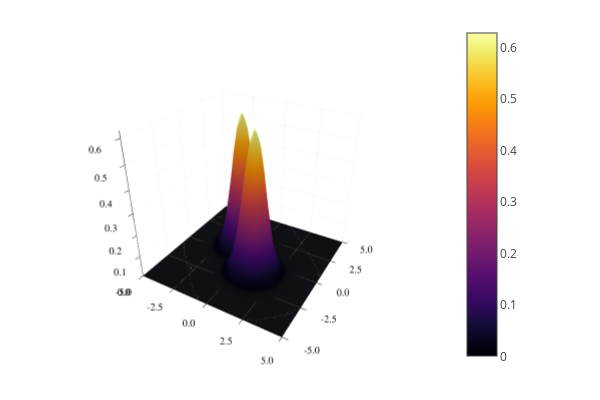

Notebook source saved alongside this figure:
### Code cell
using Plots; plotlyjs()
using LinearAlgebra
using BenchmarkTools

freePropagator(finPos, startPos, finTime, startTime = 0, m = 1) = sqrt(m / (2 * pi * im * (finTime - startTime))) * exp(im * m / (2 * (finTime - startTime)) * (finPos - startPos)^2)  
freePropagatorC(qf, qfp, q0, q0p, tf, t0) = freePropagator(qf, q0, tf, t0) * freePropagator(qfp, q0p, tf, t0)
initStateFunction(q0, q0p, σ1, s1, p1, σ2, s2, p2) = (1//2 * pi * σ1)^(1//4) * exp(-(q0 - s1)^2 / (4 * σ1^2) + im * p1 * q0) * (1//2 * pi * σ2)^(1//4) * exp(-(q0p - s2)^2 / (4 * σ2^2) + im * p2 * q0p)
springPropagator1(qf, qfp, q0, q0p, tf, t0) = freePropagatorC(qf, qfp, q0, q0p, tf, t0) * (1 - im * α * tf / 6 * (-2 * (m * (q0 + qf)^2 + m * (q0p + qfp)^2 + im * tf) + 2*q0*q0p + q0*qfp + q0p*qf + 2*qf*qfp))

maxPos = 5
minPos = -5
stepPos = 0.25

pos1Vect = collect(minPos:stepPos:maxPos)
pos2Vect = collect(minPos:stepPos:maxPos)
posVectSize = size(pos1Vect, 1)
posMat = [(i, j) for i in pos1Vect, j in pos2Vect]

posToIndex(pos) = Int32((pos - minPos) / stepPos  + 1)

# Unentangled
# initState(q) = initStateFunction(q[1], q[2], 0.5, 0, 0, 0.5, 0, 0)
# Entangled
initState(q) = 1/sqrt(2) * (initStateFunction(q[1], q[2], 0.5, +1, 0, 0.5, -1, 0) + initStateFunction(q[1], q[2], 0.5, -1, 0, 0.5, +1, 0))
initMat = initState.(posMat)
initMat = round.(initMat, digits = 7)

α = 2
m = 1

surface(pos1Vect, pos2Vect, abs.(initMat))

### Figure 1 — Plotly figure (JSON) as saved in the notebook; plotly's stock layout.template omitted (floating-point values rounded to 4 significant figures; data arrays with more than 128 entries replaced by an {"elided": "..."} marker saying what was removed)
{"data": [{"colorbar": {"len": 0.9525, "title": "", "x": 0.7615, "y": 0.5139}, "colorscale": {"elided": "256x2 mixed values"}, "name": "y1", "opacity": null, "scene": "scene", "showlegend": false, "showscale": true, "type": "surface", "x": [-5, -4.75, -4.5, -4.25, -4, -3.75, -3.5, -3.25, -3, -2.75, -2.5, -2.25, -2, -1.75, -1.5, -1.25, -1, -0.75, -0.5, -0.25, 0, 0.25, 0.5, 0.75, 1, 1.25, 1.5, 1.75, 2, 2.25, 2.5, 2.75, 3, 3.25, 3.5, 3.75, 4, 4.25, 4.5, 4.75, 5], "xaxis": "x", "y": [-5, -4.75, -4.5, -4.25, -4, -3.75, -3.5, -3.25, -3, -2.75, -2.5, -2.25, -2, -1.75, -1.5, -1.25, -1, -0.75, -0.5, -0.25, 0, 0.25, 0.5, 0.75, 1, 1.25, 1.5, 1.75, 2, 2.25, 2.5, 2.75, 3, 3.25, 3.5, 3.75, 4, 4.25, 4.5, 4.75, 5], "yaxis": "y", "z": {"elided": "41x41 float values"}, "zaxis": "z", "zmax": 0.6269, "zmin": 0}], "layout": {"annotations": [], "height": 400, "legend": {"bgcolor": "rgba(255, 255, 255, 1.000)", "bordercolor": "rgba(0, 0, 0, 1.000)", "borderwidth": 1, "font": {"color": "rgba(0, 0, 0, 1.000)", "family": "sans-serif", "size": 11}, "title": {"font": {"color": "rgba(0, 0, 0, 1.000)", "family": "sans-serif", "size": 15}, "text": ""}, "tracegroupgap": 0, "traceorder": "normal", "x": 1, "xanchor": "auto", "y": 1, "yanchor": "auto"}, "margin": {"b": 20, "l": 0, "r": 0, "t": 20}, "paper_bgcolor": "rgba(255, 255, 255, 1.000)", "plot_bgcolor": "rgba(255, 255, 255, 1.000)", "scene": {"camera": {"eye": {"x": 1.126, "y": -1.95, "z": 1.3}, "projection": "orthographic"}, "domain": {"x": [0.06582, 0.7615], "y": [0.03762, 0.9902]}, "xaxis": {"gridcolor": "rgba(0, 0, 0, 0.100)", "gridwidth": 0.5, "linecolor": "rgba(0, 0, 0, 1.000)", "mirror": false, "range": [-5, 5], "showgrid": true, "showline": true, "showticklabels": true, "tickangle": 0, "tickcolor": "rgb(0, 0, 0)", "tickfont": {"color": "rgba(0, 0, 0, 1.000)", "family": "sans-serif", "size": 11}, "tickmode": "array", "ticks": "inside", "ticktext": ["-5.0", "-2.5", "0.0", "2.5", "5.0"], "tickvals": [-5, -2.5, 0, 2.5, 5], "title": "", "titlefont": {"color": "rgba(0, 0, 0, 1.000)", "family": "sans-serif", "size": 15}, "type": "-", "visible": true, "zeroline": false, "zerolinecolor": "rgba(0, 0, 0, 1.000)"}, "yaxis": {"gridcolor": "rgba(0, 0, 0, 0.100)", "gridwidth": 0.5, "linecolor": "rgba(0, 0, 0, 1.000)", "mirror": false, "range": [-5, 5], "showgrid": true, "showline": true, "showticklabels": true, "tickangle": 0, "tickcolor": "rgb(0, 0, 0)", "tickfont": {"color": "rgba(0, 0, 0, 1.000)", "family": "sans-serif", "size": 11}, "tickmode": "array", "ticks": "inside", "ticktext": ["-5.0", "-2.5", "0.0", "2.5", "5.0"], "tickvals": [-5, -2.5, 0, 2.5, 5], "title": "", "titlefont": {"color": "rgba(0, 0, 0, 1.000)", "family": "sans-serif", "size": 15}, "type": "-", "visible": true, "zeroline": false, "zerolinecolor": "rgba(0, 0, 0, 1.000)"}, "zaxis": {"gridcolor": "rgba(0, 0, 0, 0.100)", "gridwidth": 0.5, "linecolor": "rgba(0, 0, 0, 1.000)", "mirror": false, "range": [0, 0.6269], "showgrid": true, "showline": true, "showticklabels": true, "tickangle": 0, "tickcolor": "rgb(0, 0, 0)", "tickfont": {"color": "rgba(0, 0, 0, 1.000)", "family": "sans-serif", "size": 11}, "tickmode": "array", "ticks": "inside", "ticktext": ["0.0", "0.1", "0.2", "0.3", "0.4", "0.5", "0.6"], "tickvals": [0, 0.1, 0.2, 0.3, 0.4, 0.5, 0.6], "title": "", "titlefont": {"color": "rgba(0, 0, 0, 1.000)", "family": "sans-serif", "size": 15}, "type": "-", "visible": true, "zeroline": false, "zerolinecolor": "rgba(0, 0, 0, 1.000)"}}, "showlegend": true, "width": 600}}
